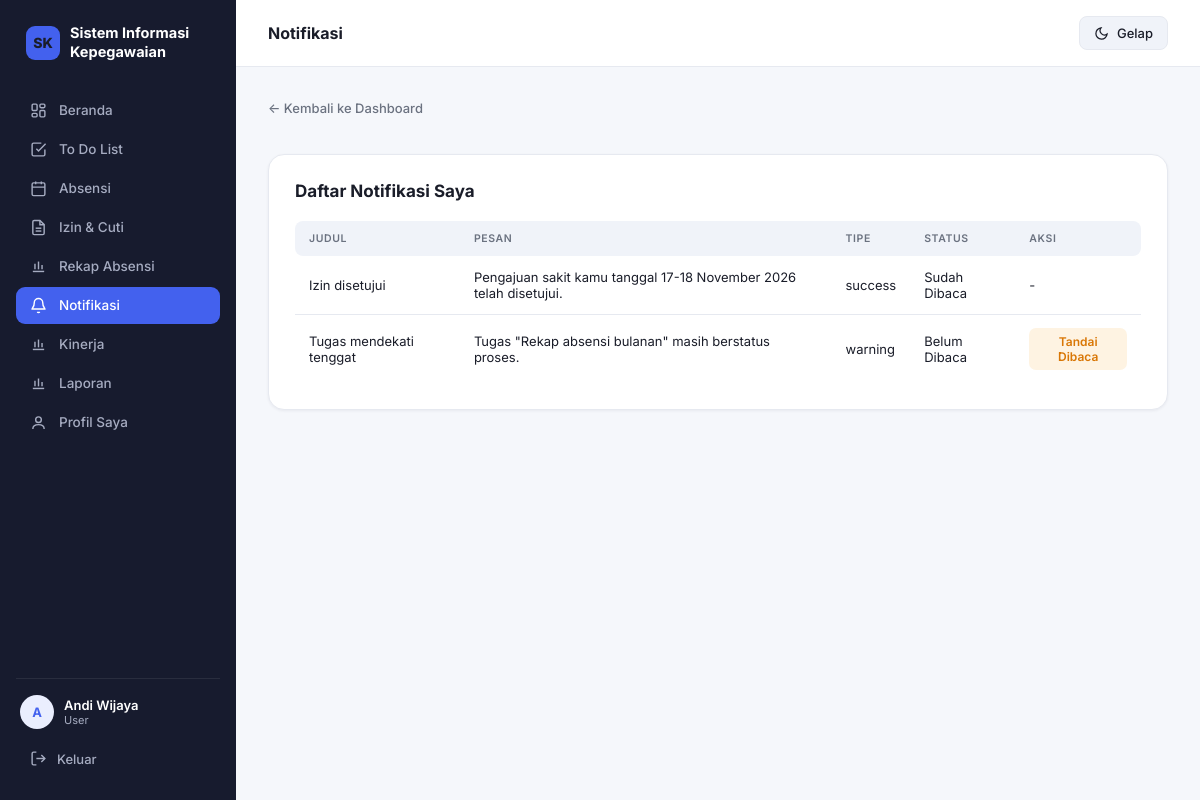
Screenshot of /notifikasi.php (signed in) with the database file from the repository.
### tables this page shows
CREATE TABLE `notifications` (
  `id` INT(11) NOT NULL AUTO_INCREMENT,
  `user_id` VARCHAR(50) NOT NULL,
  `judul` VARCHAR(150) NOT NULL,
  `pesan` TEXT NOT NULL,
  `tipe` ENUM('info','warning','success','danger') NOT NULL DEFAULT 'info',
  `sudah_dibaca` TINYINT(1) NOT NULL DEFAULT 0,
  `created_at` TIMESTAMP NOT NULL DEFAULT CURRENT_TIMESTAMP,
  PRIMARY KEY (`id`),
  KEY `idx_notif_user` (`user_id`),
  CONSTRAINT `fk_notifications_user` FOREIGN KEY (`user_id`) REFERENCES `users` (`id`)
    ON DELETE CASCADE ON UPDATE CASCADE
);

### db.php (called while the page is built, shortened)
<?php
function db_prepare(mysqli $koneksi, string $sql): mysqli_stmt
{
    $stmt = mysqli_prepare($koneksi, $sql);
    return $stmt;
}
function db_result(mysqli_stmt $stmt): mysqli_result
{
    $hasil = mysqli_stmt_get_result($stmt);
    return $hasil;
}

### notifikasi.php (the view, shortened to what this page needs)
<?php
require_once "config/koneksi.php";
$userId = $_SESSION['id'];
$sql = "SELECT * FROM notifications WHERE user_id = ? ORDER BY created_at DESC";
$stmt = db_prepare($koneksi, $sql);
mysqli_stmt_bind_param($stmt, 's', $userId);
mysqli_stmt_execute($stmt);
$result = db_result($stmt);
?>
<!DOCTYPE html>
<html lang="id">
<head>
    <link rel="stylesheet" href="assets/css/style.css">
</head>
<body>
    <div class="app-shell">
        <?php include 'includes/sidebar.php'; ?>
        <div class="main-area">
            <div class="topbar">
                <div class="topbar-title">Notifikasi</div>
                <div class="topbar-right">
                    <button class="theme-toggle" onclick="toggleTheme()" type="button">
                        <span class="theme-toggle-icon"></span><span class="theme-toggle-label">Gelap</span>
                    </button>
                </div>
            </div>
            <div class="container">
                <a href="dashboard.php" class="back-link">&larr; Kembali ke Dashboard</a>
                <div class="card-box" style="margin-top:20px;">
                    <div class="card-header">
                        <h2>Daftar Notifikasi Saya</h2>
                    </div>
                    <div class="table-responsive">
                        <table>
                            <thead>
                                <tr>
                                    <th>Judul</th>
                                    <th>Pesan</th>
                                    <th>Tipe</th>
                                    <th>Status</th>
                                    <th>Aksi</th>
                                </tr>
                            </thead>
                            <tbody>
                                <?php if (mysqli_num_rows($result) > 0): ?>
                                    <?php while ($row = mysqli_fetch_assoc($result)): ?>
                                        <tr>
                                            <td><?= htmlspecialchars($row['judul']) ?></td>
                                            <td><?= htmlspecialchars($row['pesan']) ?></td>
                                            <td><?= htmlspecialchars($row['tipe']) ?></td>
                                            <td><?= $row['sudah_dibaca'] ? 'Sudah Dibaca' : 'Belum Dibaca' ?></td>
                                            <td>
                                                <?php if (!$row['sudah_dibaca']): ?>
                                                    <form method="POST" action="notifikasi.php">
                                                        <button type="submit" class="btn-sm btn-edit">Tandai Dibaca</button>
                                                    </form>
                                                <?php else: ?>
                                                    -
                                                <?php endif; ?>
                                            </td>
                                        </tr>
                                    <?php endwhile; ?>
                                <?php else: ?>
                                    <tr><td colspan="5" style="text-align:center; padding:20px;">Belum ada notifikasi.</td></tr>
                                <?php endif; ?>
                            </tbody>
                        </table>
                    </div>
                </div>
            </div>
        </div>
    </div>
</body>
</html>

### style.css (style rules this page uses)
:root, :root[data-theme="light"] { --bg: #F5F7FB; --surface: #FFFFFF; --surface-alt: #F0F3F9; --border: #E6E9F0; --text: #1A1D29; --text-muted: #6B7280; --primary: #4361EE; --primary-dark: #3145C4; --primary-soft: #EAEEFE; --success: #16A34A; --success-soft: #E9F9EF; --danger: #E11D48; --danger-soft: #FDECEF; --warning: #D97706; --warning-soft: #FEF3E2; --shadow: 0 8px 24px rgba(20,25,50,0.08); --shadow-sm: 0 1px 3px rgba(20,25,50,0.06); --sidebar-bg: #171B2E; --sidebar-text: #A6ACC1; --sidebar-text-active: #FFFFFF; }
* { margin: 0; padding: 0; box-sizing: border-box; }
html { color-scheme: light dark; }
body { font-family: 'Inter', -apple-system, sans-serif; color: var(--text); background: var(--bg); transition: background 0.2s ease, color 0.2s ease; font-size: 14px; }
a { color: inherit; text-decoration: none; }
button { font-family: inherit; cursor: pointer; }
.theme-toggle { display: flex; align-items: center; gap: 8px; background: var(--surface-alt); border: 1px solid var(--border); color: var(--text); padding: 8px 14px; border-radius: 8px; font-size: 13px; font-weight: 500; transition: 0.15s; }
.theme-toggle-icon { width: 15px; height: 15px; display: inline-flex; }
.app-shell { display: flex; min-height: 100vh; }
.main-area { flex: 1; min-width: 0; }
.topbar { background: var(--surface); border-bottom: 1px solid var(--border); padding: 16px 32px; display: flex; justify-content: space-between; align-items: center; position: sticky; top: 0; z-index: 10; gap: 12px; flex-wrap: wrap; }
.topbar-title { font-size: 16px; font-weight: 700; color: var(--text); }
.topbar-right { display: flex; align-items: center; gap: 14px; }
.container { max-width: 1180px; margin: 0 auto; padding: 32px; }
.card-box { background: var(--surface); border: 1px solid var(--border); border-radius: 16px; padding: 26px; box-shadow: var(--shadow-sm); }
.card-header { display: flex; justify-content: space-between; align-items: center; margin-bottom: 20px; flex-wrap: wrap; gap: 12px; }
.card-header h2 { font-size: 17px; font-weight: 700; color: var(--text); }
.table-responsive { overflow-x: auto; }
table { width: 100%; border-collapse: collapse; font-size: 13px; }
thead th { background: var(--surface-alt); color: var(--text-muted); text-transform: uppercase; font-size: 10.5px; letter-spacing: 0.6px; font-weight: 600; padding: 11px 14px; text-align: left; white-space: nowrap; }
thead th:first-child { border-radius: 8px 0 0 8px; }
thead th:last-child { border-radius: 0 8px 8px 0; }
tbody td { padding: 13px 14px; border-bottom: 1px solid var(--border); color: var(--text); }
tbody tr:last-child td { border-bottom: none; }
tbody tr { transition: background 0.12s; }
.btn-sm { padding: 6px 12px; border-radius: 7px; font-size: 12px; border: none; font-weight: 600; }
.btn-edit { background: var(--warning-soft); color: var(--warning); }
.back-link { display: inline-flex; align-items: center; gap: 6px; margin-bottom: 18px; color: var(--text-muted); font-size: 13px; font-weight: 500; transition: 0.15s; }

### rows the page displays
notifications: judul "Izin disetujui", pesan "Pengajuan sakit kamu tanggal 17-18 November 2026 telah disetujui.", tipe "success", sudah_dibaca "Sudah Dibaca"
notifications: judul "Tugas mendekati tenggat", pesan "Tugas \"Rekap absensi bulanan\" masih berstatus proses.", tipe "warning", sudah_dibaca "Belum Dibaca"

### other values shown
substr($_SESSION['nama'], 0, 1) "A"
$_SESSION['nama'] "Andi Wijaya"
str_replace('_', ' ', $_SESSION['role']) "User"
